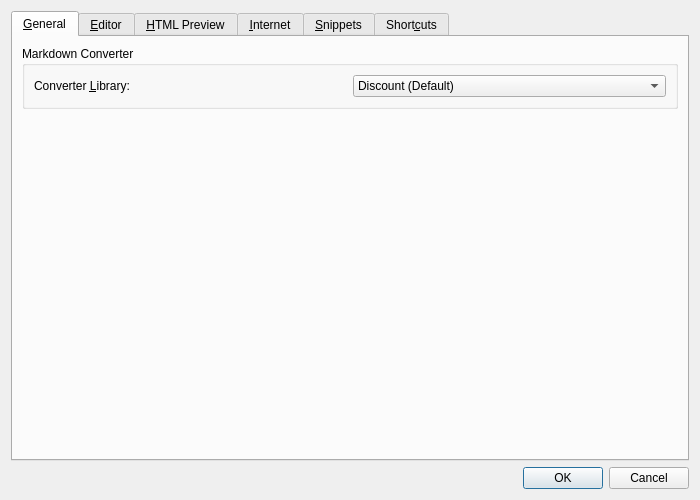
<?xml version="1.0" encoding="UTF-8"?>
<ui version="4.0">
 <class>OptionsDialog</class>
 <widget class="QDialog" name="OptionsDialog">
  <property name="geometry">
   <rect>
    <x>0</x>
    <y>0</y>
    <width>700</width>
    <height>500</height>
   </rect>
  </property>
  <property name="windowTitle">
   <string>Options...</string>
  </property>
  <layout class="QVBoxLayout" name="verticalLayout">
   <item>
    <widget class="QTabWidget" name="tabWidget">
     <property name="currentIndex">
      <number>0</number>
     </property>
     <widget class="QWidget" name="generalTab">
      <attribute name="title">
       <string>&amp;General</string>
      </attribute>
      <layout class="QVBoxLayout" name="verticalLayout_6">
       <item>
        <widget class="QGroupBox" name="converterGroupBox">
         <property name="title">
          <string>Markdown Converter</string>
         </property>
         <layout class="QHBoxLayout" name="horizontalLayout_2">
          <item>
           <widget class="QLabel" name="converterLabel">
            <property name="text">
             <string>Converter &amp;Library:</string>
            </property>
            <property name="buddy">
             <cstring>converterComboBox</cstring>
            </property>
           </widget>
          </item>
          <item>
           <widget class="QComboBox" name="converterComboBox">
            <item>
             <property name="text">
              <string extracomment="Name of a Markdown to HTML converter library">Discount (Default)</string>
             </property>
            </item>
            <item>
             <property name="text">
              <string extracomment="Name of a Markdown to HTML converter library">Hoedown</string>
             </property>
            </item>
            <item>
             <property name="text">
              <string>RedCarpet</string>
             </property>
            </item>
            <item>
             <property name="text">
              <string>Reveal.js (Presentation)</string>
             </property>
            </item>
           </widget>
          </item>
         </layout>
        </widget>
       </item>
       <item>
        <spacer name="verticalSpacer_4">
         <property name="orientation">
          <enum>Qt::Vertical</enum>
         </property>
         <property name="sizeHint" stdset="0">
          <size>
           <width>20</width>
           <height>213</height>
          </size>
         </property>
        </spacer>
       </item>
      </layout>
     </widget>
     <widget class="QWidget" name="editorTab">
      <attribute name="title">
       <string>&amp;Editor</string>
      </attribute>
      <layout class="QVBoxLayout" name="verticalLayout_2">
       <item>
        <widget class="QGroupBox" name="fontGroupBox">
         <property name="title">
          <string>Font</string>
         </property>
         <layout class="QVBoxLayout" name="verticalLayout_11">
          <item>
           <layout class="QHBoxLayout" name="horizontalLayout_4">
            <item>
             <widget class="QLabel" name="familyLabel">
              <property name="text">
               <string>&amp;Family:</string>
              </property>
              <property name="buddy">
               <cstring>fontComboBox</cstring>
              </property>
             </widget>
            </item>
            <item>
             <widget class="QFontComboBox" name="fontComboBox"/>
            </item>
            <item>
             <spacer name="horizontalSpacer_3">
              <property name="orientation">
               <enum>Qt::Horizontal</enum>
              </property>
              <property name="sizeType">
               <enum>QSizePolicy::Minimum</enum>
              </property>
              <property name="sizeHint" stdset="0">
               <size>
                <width>40</width>
                <height>6</height>
               </size>
              </property>
             </spacer>
            </item>
            <item>
             <widget class="QLabel" name="sizeLabel">
              <property name="text">
               <string>Si&amp;ze:</string>
              </property>
              <property name="buddy">
               <cstring>sizeComboBox</cstring>
              </property>
             </widget>
            </item>
            <item>
             <widget class="QComboBox" name="sizeComboBox">
              <property name="sizePolicy">
               <sizepolicy hsizetype="Preferred" vsizetype="Fixed">
                <horstretch>0</horstretch>
                <verstretch>0</verstretch>
               </sizepolicy>
              </property>
             </widget>
            </item>
            <item>
             <spacer name="horizontalSpacer_4">
              <property name="orientation">
               <enum>Qt::Horizontal</enum>
              </property>
              <property name="sizeHint" stdset="0">
               <size>
                <width>40</width>
                <height>20</height>
               </size>
              </property>
             </spacer>
            </item>
           </layout>
          </item>
          <item>
           <widget class="QCheckBox" name="sourceSingleSizedCheckBox">
            <property name="text">
             <string>Markdown Source at Single Size</string>
            </property>
           </widget>
          </item>
         </layout>
        </widget>
       </item>
       <item>
        <widget class="QGroupBox" name="tabsGroupBox">
         <property name="title">
          <string>Tabs</string>
         </property>
         <layout class="QHBoxLayout" name="horizontalLayout_3">
          <item>
           <widget class="QLabel" name="tabWidthLabel">
            <property name="text">
             <string>&amp;Tab width:</string>
            </property>
            <property name="buddy">
             <cstring>tabWidthSpinBox</cstring>
            </property>
           </widget>
          </item>
          <item>
           <widget class="QSpinBox" name="tabWidthSpinBox">
            <property name="minimum">
             <number>1</number>
            </property>
            <property name="maximum">
             <number>16</number>
            </property>
            <property name="value">
             <number>8</number>
            </property>
           </widget>
          </item>
          <item>
           <spacer name="horizontalSpacer">
            <property name="orientation">
             <enum>Qt::Horizontal</enum>
            </property>
            <property name="sizeHint" stdset="0">
             <size>
              <width>40</width>
              <height>20</height>
             </size>
            </property>
           </spacer>
          </item>
         </layout>
        </widget>
       </item>
       <item>
        <widget class="QGroupBox" name="otherGroupBox">
         <property name="title">
          <string>Other</string>
         </property>
         <layout class="QVBoxLayout" name="verticalLayout_10">
          <item>
           <layout class="QHBoxLayout" name="horizontalLayout">
            <item>
             <widget class="QCheckBox" name="rulerEnableCheckBox">
              <property name="text">
               <string>Display right margin at column:</string>
              </property>
             </widget>
            </item>
            <item>
             <widget class="QSpinBox" name="rulerPosSpinBox">
              <property name="enabled">
               <bool>false</bool>
              </property>
              <property name="minimum">
               <number>1</number>
              </property>
              <property name="maximum">
               <number>999</number>
              </property>
              <property name="value">
               <number>80</number>
              </property>
             </widget>
            </item>
            <item>
             <spacer name="horizontalSpacer_2">
              <property name="orientation">
               <enum>Qt::Horizontal</enum>
              </property>
              <property name="sizeHint" stdset="0">
               <size>
                <width>40</width>
                <height>20</height>
               </size>
              </property>
             </spacer>
            </item>
           </layout>
          </item>
          <item>
           <widget class="QCheckBox" name="lineColumnCheckBox">
            <property name="text">
             <string>Show cursor position in status bar</string>
            </property>
           </widget>
          </item>
         </layout>
        </widget>
       </item>
       <item>
        <spacer name="verticalSpacer">
         <property name="orientation">
          <enum>Qt::Vertical</enum>
         </property>
         <property name="sizeType">
          <enum>QSizePolicy::Expanding</enum>
         </property>
         <property name="sizeHint" stdset="0">
          <size>
           <width>20</width>
           <height>146</height>
          </size>
         </property>
        </spacer>
       </item>
      </layout>
     </widget>
     <widget class="QWidget" name="htmlPreviewTab">
      <attribute name="title">
       <string>&amp;HTML Preview</string>
      </attribute>
      <layout class="QVBoxLayout" name="verticalLayout_7">
       <item>
        <widget class="QGroupBox" name="previewFontsGroupBox">
         <property name="title">
          <string>Fonts</string>
         </property>
         <layout class="QGridLayout" name="gridLayout_2">
          <item row="0" column="5">
           <spacer name="horizontalSpacer_5">
            <property name="orientation">
             <enum>Qt::Horizontal</enum>
            </property>
            <property name="sizeHint" stdset="0">
             <size>
              <width>40</width>
              <height>20</height>
             </size>
            </property>
           </spacer>
          </item>
          <item row="2" column="0">
           <widget class="QLabel" name="sansSerifFontLabel">
            <property name="text">
             <string>S&amp;ans Serif Font:</string>
            </property>
            <property name="buddy">
             <cstring>sansSerifFontComboBox</cstring>
            </property>
           </widget>
          </item>
          <item row="2" column="1">
           <widget class="QFontComboBox" name="sansSerifFontComboBox"/>
          </item>
          <item row="0" column="1">
           <widget class="QFontComboBox" name="standardFontComboBox"/>
          </item>
          <item row="0" column="0">
           <widget class="QLabel" name="standardFontLabel">
            <property name="text">
             <string>S&amp;tandard Font:</string>
            </property>
            <property name="buddy">
             <cstring>standardFontComboBox</cstring>
            </property>
           </widget>
          </item>
          <item row="1" column="1">
           <widget class="QFontComboBox" name="serifFontComboBox"/>
          </item>
          <item row="3" column="3">
           <widget class="QLabel" name="defaultFixedSizeLabel">
            <property name="text">
             <string>Size:</string>
            </property>
           </widget>
          </item>
          <item row="1" column="0">
           <widget class="QLabel" name="serifFontLabel">
            <property name="text">
             <string>Se&amp;rif Font:</string>
            </property>
            <property name="buddy">
             <cstring>serifFontComboBox</cstring>
            </property>
           </widget>
          </item>
          <item row="3" column="4">
           <widget class="QComboBox" name="defaultFixedSizeComboBox">
            <property name="sizePolicy">
             <sizepolicy hsizetype="Preferred" vsizetype="Fixed">
              <horstretch>0</horstretch>
              <verstretch>0</verstretch>
             </sizepolicy>
            </property>
           </widget>
          </item>
          <item row="0" column="3">
           <widget class="QLabel" name="defaultSizeLabel">
            <property name="text">
             <string>Size:</string>
            </property>
           </widget>
          </item>
          <item row="0" column="4">
           <widget class="QComboBox" name="defaultSizeComboBox">
            <property name="sizePolicy">
             <sizepolicy hsizetype="Preferred" vsizetype="Fixed">
              <horstretch>0</horstretch>
              <verstretch>0</verstretch>
             </sizepolicy>
            </property>
           </widget>
          </item>
          <item row="3" column="1">
           <widget class="QFontComboBox" name="fixedFontComboBox"/>
          </item>
          <item row="3" column="0">
           <widget class="QLabel" name="fixedFontLabel">
            <property name="text">
             <string>&amp;Fixed Font:</string>
            </property>
            <property name="buddy">
             <cstring>fixedFontComboBox</cstring>
            </property>
           </widget>
          </item>
          <item row="0" column="2">
           <spacer name="horizontalSpacer_6">
            <property name="orientation">
             <enum>Qt::Horizontal</enum>
            </property>
            <property name="sizeType">
             <enum>QSizePolicy::Minimum</enum>
            </property>
            <property name="sizeHint" stdset="0">
             <size>
              <width>40</width>
              <height>6</height>
             </size>
            </property>
           </spacer>
          </item>
         </layout>
        </widget>
       </item>
       <item>
        <widget class="QGroupBox" name="mathGroupBox">
         <property name="title">
          <string>Math Support</string>
         </property>
         <layout class="QVBoxLayout" name="verticalLayout_9">
          <item>
           <widget class="QCheckBox" name="mathSupportCheckBox">
            <property name="text">
             <string>Enable Math Support</string>
            </property>
           </widget>
          </item>
          <item>
           <widget class="QCheckBox" name="mathInlineCheckBox">
            <property name="text">
             <string>Enable LaTeX syntax for inline Math</string>
            </property>
           </widget>
          </item>
         </layout>
        </widget>
       </item>
       <item>
        <spacer name="verticalSpacer_5">
         <property name="orientation">
          <enum>Qt::Vertical</enum>
         </property>
         <property name="sizeHint" stdset="0">
          <size>
           <width>20</width>
           <height>120</height>
          </size>
         </property>
        </spacer>
       </item>
      </layout>
     </widget>
     <widget class="QWidget" name="internetTab">
      <attribute name="title">
       <string>&amp;Internet</string>
      </attribute>
      <layout class="QVBoxLayout" name="verticalLayout_3">
       <item>
        <widget class="QGroupBox" name="proxyGroupBox">
         <property name="title">
          <string>Configure Proxy to Access the Internet</string>
         </property>
         <layout class="QVBoxLayout" name="verticalLayout_4">
          <item>
           <widget class="QRadioButton" name="noProxyRadioButton">
            <property name="text">
             <string>No prox&amp;y</string>
            </property>
            <property name="checked">
             <bool>true</bool>
            </property>
           </widget>
          </item>
          <item>
           <widget class="QRadioButton" name="systemProxyRadioButton">
            <property name="text">
             <string>&amp;Use system proxy settings</string>
            </property>
           </widget>
          </item>
          <item>
           <widget class="QRadioButton" name="manualProxyRadioButton">
            <property name="text">
             <string>&amp;Manual proxy configuration:</string>
            </property>
           </widget>
          </item>
          <item>
           <widget class="QFrame" name="frame">
            <property name="frameShape">
             <enum>QFrame::NoFrame</enum>
            </property>
            <property name="frameShadow">
             <enum>QFrame::Raised</enum>
            </property>
            <layout class="QFormLayout" name="formLayout">
             <item row="0" column="0">
              <widget class="QLabel" name="hostLabel">
               <property name="text">
                <string>H&amp;ost:</string>
               </property>
               <property name="buddy">
                <cstring>hostLineEdit</cstring>
               </property>
              </widget>
             </item>
             <item row="1" column="0">
              <widget class="QLabel" name="portLabel">
               <property name="text">
                <string>&amp;Port:</string>
               </property>
               <property name="buddy">
                <cstring>portLineEdit</cstring>
               </property>
              </widget>
             </item>
             <item row="2" column="0">
              <widget class="QLabel" name="userNameLabel">
               <property name="text">
                <string>User &amp;Name:</string>
               </property>
               <property name="buddy">
                <cstring>userNameLineEdit</cstring>
               </property>
              </widget>
             </item>
             <item row="3" column="0">
              <widget class="QLabel" name="passwordLabel">
               <property name="text">
                <string>Pass&amp;word:</string>
               </property>
               <property name="buddy">
                <cstring>passwordLineEdit</cstring>
               </property>
              </widget>
             </item>
             <item row="0" column="1">
              <widget class="QLineEdit" name="hostLineEdit">
               <property name="enabled">
                <bool>false</bool>
               </property>
              </widget>
             </item>
             <item row="1" column="1">
              <widget class="QLineEdit" name="portLineEdit">
               <property name="enabled">
                <bool>false</bool>
               </property>
              </widget>
             </item>
             <item row="2" column="1">
              <widget class="QLineEdit" name="userNameLineEdit">
               <property name="enabled">
                <bool>false</bool>
               </property>
              </widget>
             </item>
             <item row="3" column="1">
              <widget class="QLineEdit" name="passwordLineEdit">
               <property name="enabled">
                <bool>false</bool>
               </property>
              </widget>
             </item>
            </layout>
           </widget>
          </item>
         </layout>
        </widget>
       </item>
       <item>
        <spacer name="verticalSpacer_3">
         <property name="orientation">
          <enum>Qt::Vertical</enum>
         </property>
         <property name="sizeHint" stdset="0">
          <size>
           <width>20</width>
           <height>40</height>
          </size>
         </property>
        </spacer>
       </item>
      </layout>
     </widget>
     <widget class="QWidget" name="snippetsTab">
      <attribute name="title">
       <string>&amp;Snippets</string>
      </attribute>
      <layout class="QGridLayout" name="gridLayout">
       <item row="0" column="0">
        <widget class="QTableView" name="snippetTableView">
         <property name="selectionMode">
          <enum>QAbstractItemView::SingleSelection</enum>
         </property>
         <property name="selectionBehavior">
          <enum>QAbstractItemView::SelectRows</enum>
         </property>
         <property name="showGrid">
          <bool>false</bool>
         </property>
         <property name="wordWrap">
          <bool>false</bool>
         </property>
         <property name="cornerButtonEnabled">
          <bool>false</bool>
         </property>
         <attribute name="horizontalHeaderHighlightSections">
          <bool>false</bool>
         </attribute>
         <attribute name="horizontalHeaderStretchLastSection">
          <bool>true</bool>
         </attribute>
         <attribute name="verticalHeaderVisible">
          <bool>false</bool>
         </attribute>
         <attribute name="verticalHeaderDefaultSectionSize">
          <number>22</number>
         </attribute>
        </widget>
       </item>
       <item row="0" column="1">
        <layout class="QVBoxLayout" name="verticalLayout_5">
         <item>
          <widget class="QPushButton" name="addSnippetButton">
           <property name="text">
            <string>&amp;Add</string>
           </property>
          </widget>
         </item>
         <item>
          <widget class="QPushButton" name="removeSnippetButton">
           <property name="text">
            <string>&amp;Remove</string>
           </property>
          </widget>
         </item>
         <item>
          <spacer name="verticalSpacer_2">
           <property name="orientation">
            <enum>Qt::Vertical</enum>
           </property>
           <property name="sizeHint" stdset="0">
            <size>
             <width>20</width>
             <height>40</height>
            </size>
           </property>
          </spacer>
         </item>
        </layout>
       </item>
       <item row="1" column="0">
        <widget class="QPlainTextEdit" name="snippetTextEdit">
         <property name="readOnly">
          <bool>true</bool>
         </property>
        </widget>
       </item>
      </layout>
     </widget>
     <widget class="QWidget" name="shortcutsTab">
      <attribute name="title">
       <string>Short&amp;cuts</string>
      </attribute>
      <layout class="QVBoxLayout" name="verticalLayout_8">
       <item>
        <widget class="QTableWidget" name="shortcutsTable">
         <property name="cornerButtonEnabled">
          <bool>false</bool>
         </property>
         <property name="columnCount">
          <number>3</number>
         </property>
         <attribute name="verticalHeaderVisible">
          <bool>false</bool>
         </attribute>
         <column>
          <property name="text">
           <string>Action</string>
          </property>
         </column>
         <column>
          <property name="text">
           <string>Shortcut</string>
          </property>
         </column>
         <column>
          <property name="text">
           <string>Default</string>
          </property>
         </column>
        </widget>
       </item>
      </layout>
     </widget>
    </widget>
   </item>
   <item>
    <widget class="QDialogButtonBox" name="buttonBox">
     <property name="orientation">
      <enum>Qt::Horizontal</enum>
     </property>
     <property name="standardButtons">
      <set>QDialogButtonBox::Cancel|QDialogButtonBox::Ok</set>
     </property>
    </widget>
   </item>
  </layout>
 </widget>
 <resources/>
 <connections>
  <connection>
   <sender>buttonBox</sender>
   <signal>accepted()</signal>
   <receiver>OptionsDialog</receiver>
   <slot>accept()</slot>
   <hints>
    <hint type="sourcelabel">
     <x>236</x>
     <y>356</y>
    </hint>
    <hint type="destinationlabel">
     <x>157</x>
     <y>274</y>
    </hint>
   </hints>
  </connection>
  <connection>
   <sender>buttonBox</sender>
   <signal>rejected()</signal>
   <receiver>OptionsDialog</receiver>
   <slot>reject()</slot>
   <hints>
    <hint type="sourcelabel">
     <x>304</x>
     <y>356</y>
    </hint>
    <hint type="destinationlabel">
     <x>286</x>
     <y>274</y>
    </hint>
   </hints>
  </connection>
  <connection>
   <sender>manualProxyRadioButton</sender>
   <signal>toggled(bool)</signal>
   <receiver>OptionsDialog</receiver>
   <slot>manualProxyRadioButtonToggled(bool)</slot>
   <hints>
    <hint type="sourcelabel">
     <x>119</x>
     <y>68</y>
    </hint>
    <hint type="destinationlabel">
     <x>192</x>
     <y>157</y>
    </hint>
   </hints>
  </connection>
  <connection>
   <sender>addSnippetButton</sender>
   <signal>clicked()</signal>
   <receiver>OptionsDialog</receiver>
   <slot>addSnippetButtonClicked()</slot>
   <hints>
    <hint type="sourcelabel">
     <x>326</x>
     <y>54</y>
    </hint>
    <hint type="destinationlabel">
     <x>312</x>
     <y>4</y>
    </hint>
   </hints>
  </connection>
  <connection>
   <sender>removeSnippetButton</sender>
   <signal>clicked()</signal>
   <receiver>OptionsDialog</receiver>
   <slot>removeSnippetButtonClicked()</slot>
   <hints>
    <hint type="sourcelabel">
     <x>347</x>
     <y>88</y>
    </hint>
    <hint type="destinationlabel">
     <x>382</x>
     <y>101</y>
    </hint>
   </hints>
  </connection>
  <connection>
   <sender>rulerEnableCheckBox</sender>
   <signal>toggled(bool)</signal>
   <receiver>rulerPosSpinBox</receiver>
   <slot>setEnabled(bool)</slot>
   <hints>
    <hint type="sourcelabel">
     <x>115</x>
     <y>214</y>
    </hint>
    <hint type="destinationlabel">
     <x>228</x>
     <y>214</y>
    </hint>
   </hints>
  </connection>
 </connections>
 <slots>
  <slot>addSnippetButtonClicked()</slot>
  <slot>removeSnippetButtonClicked()</slot>
 </slots>
</ui>
